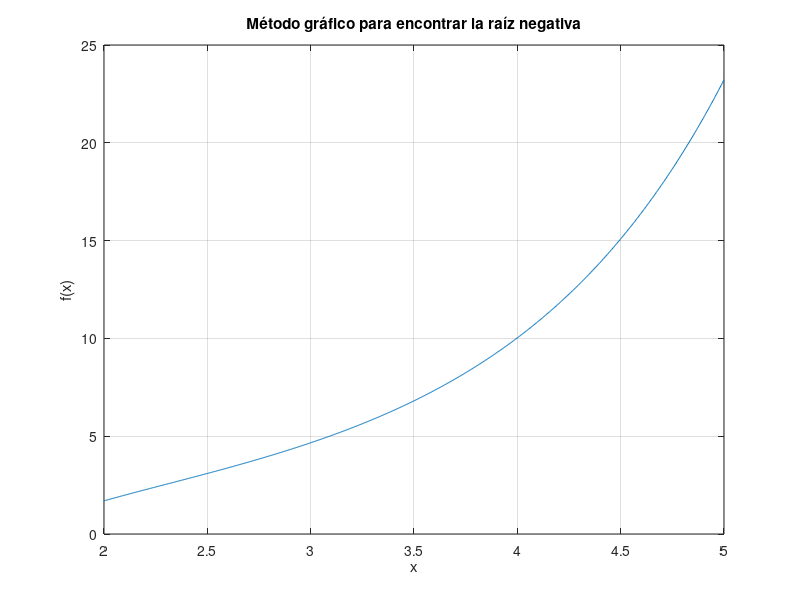

This chart was generated by the following MATLAB code:
%Problema 1

%a) Método de Newton-Raphson

f = @(x) 2*x^3 - 11.7*x^2 + 17.7*x - 5;
df = @(x) 6*x^2 - 23.4*x + 17.7;
x = 3;
tol = 0.001;
max_iter = 3;
for i = 1:max_iter
    x_nuevo = x - f(x)/df(x);
    if abs(x_nuevo - x) < tol
        break; 
    end
    x = x_nuevo; 
end
fprintf('Raíz encontrada con Newton-Raphson: %f\n', x);

%b) Método de la Secante
x0 = 3;
x1 = 4;
max_iter = 3; 
for i = 1:max_iter
    x2 = x1 - f(x1)*(x1 - x0)/(f(x1) - f(x0));
    x0 = x1; 
    x1 = x2;
end
fprintf('Raíz encontrada con el método de la Secante: %f\n', x2);

%Problema 2

%a) 

f = @(x) sin(x) + cos(1 + x^2) - 1;
x0 = 1.7;
x1 = 2.3;
max_iter = 4; 
for i = 1:max_iter
    x2 = x1 - f(x1)*(x1 - x0)/(f(x1) - f(x0));
    x0 = x1; 
    x1 = x2; 
end
fprintf('Raíz (a) encontrada con el método de la Secante: %f\n', x2);

%b) 
x0 = 1.5;
x1 = 2.5;
max_iter = 4; 
for i = 1:max_iter
    x2 = x1 - f(x1)*(x1 - x0)/(f(x1) - f(x0));
    x0 = x1; 
    x1 = x2;
end
fprintf('Raíz (b) encontrada con el método de la Secante: %f\n', x2);

%c) 
x0 = 1.5;
x1 = 2.5;
max_iter = 4; 
for i = 1:max_iter
    x2 = x1 - f(x1)*(x1 - x0)/(f(x1) - f(x0));
    x0 = x1;
    x1 = x2; 
end
fprintf('Raíz (b) encontrada con el método de la Secante: %f\n', x2);

%Problema 3

f = @(x) -12 - 21*x + 18*x^2 - 2.4*x^3;
x0 = -10;
x1 = -8;  
tol = 1e-5;
max_iter = 100; 
for i = 1:max_iter
    x2 = x1 - f(x1)*(x1 - x0)/(f(x1) - f(x0));
    if abs(x2 - x1) < tol
        break; 
    end
    x0 = x1; 
    x1 = x2; 
end
fprintf('Raíz más pequeña encontrada con el método de la Secante: %f\n', x2);

%Problema 4

%a) Usando el método gráfico
f = @(x) log(x^2 - 2) + 1/exp(-x + 2);
x = linspace(2, 5, 1000);
y = arrayfun(f, x);
plot(x, y);
grid on;
xlabel('x');
ylabel('f(x)');
title('Método gráfico para encontrar la raíz negativa');

%b) Usando el método de Newton-Raphson
f = @(x) log(x^2 - 2) + 1/exp(-x + 2);
df = @(x) (2*x)/(x^2 - 2) - exp(-x + 2);
x = -1;
tol = 0.5;
max_iter = 100; 
for i = 1:max_iter
    x_nuevo = x - f(x)/df(x);
    if abs(x_nuevo - x) < tol
        break;
    end
    x = x_nuevo; 
end
fprintf('Raíz negativa encontrada con Newton-Raphson: %f\n', x);
